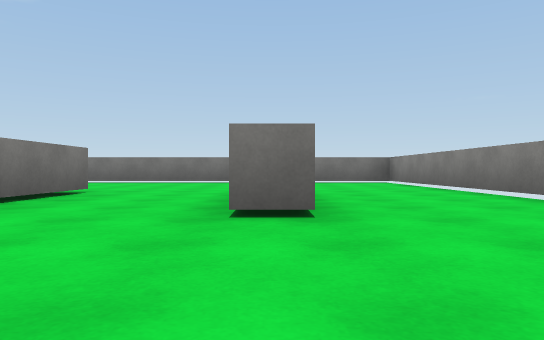
[1] (above)

17 first-person views from a walk through a Unity game level. The camera is 0.55 m above the floor, looks level and sees 70° across. The floor is counted in squares, 2 m on a side. Each view is taken from the middle of a square. On the plan, view 1 faces up. The plan holds only what a view shows up to about 9 squares ahead; the rest is blank. The place goes on beyond the plan. Surface patterns are stand-ins for the level's own textures.

[2]
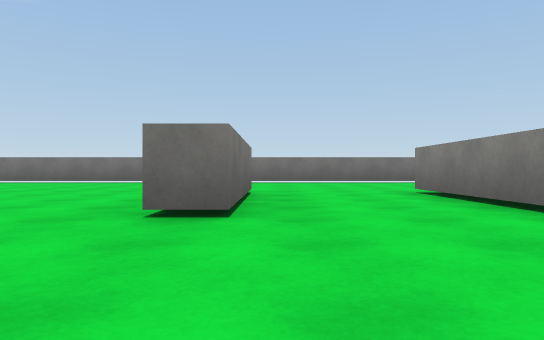

[3]
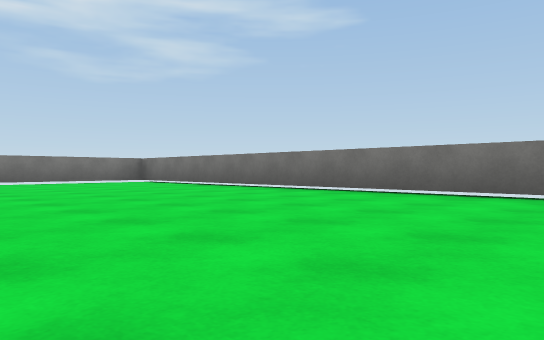

[4]
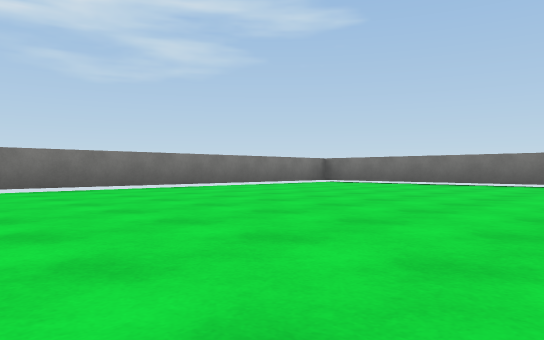

[5]
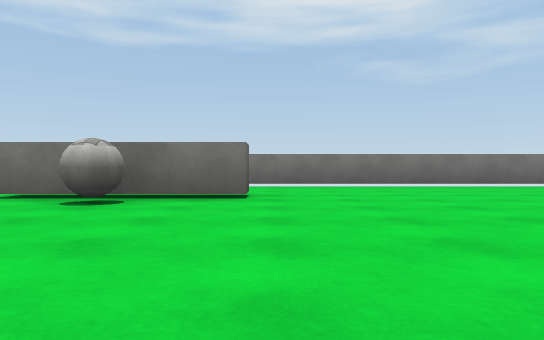

[6]
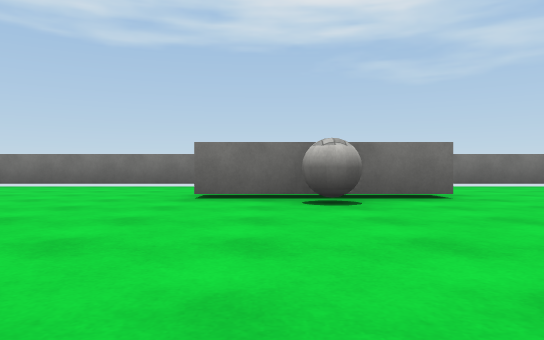

[7]
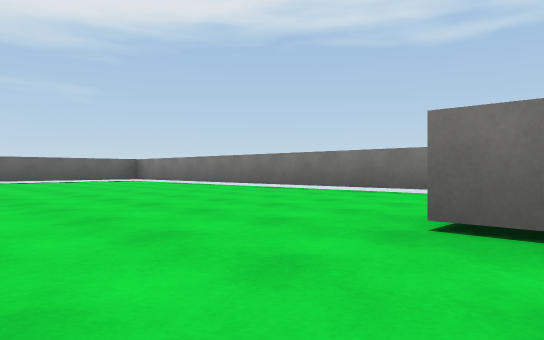

[8]
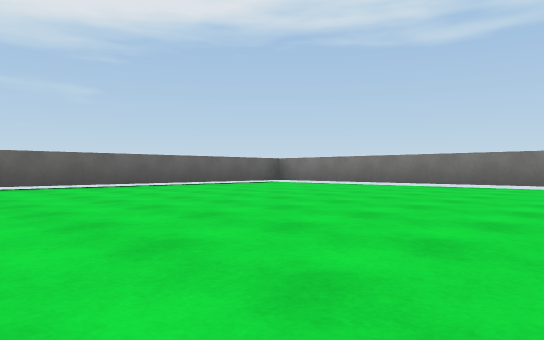

[9]
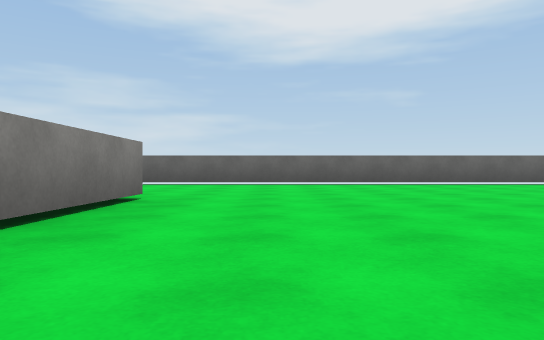

[10]
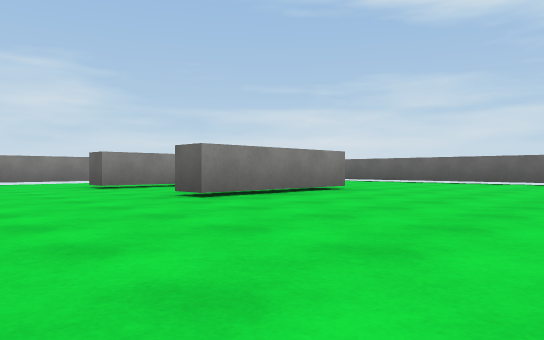

[11]
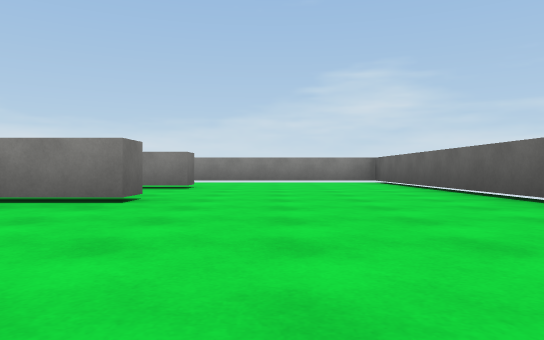

[12]
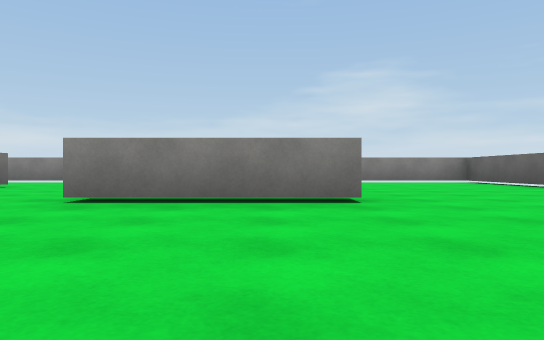

[13]
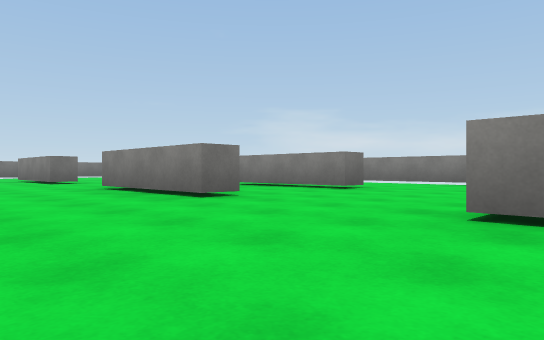

[14]
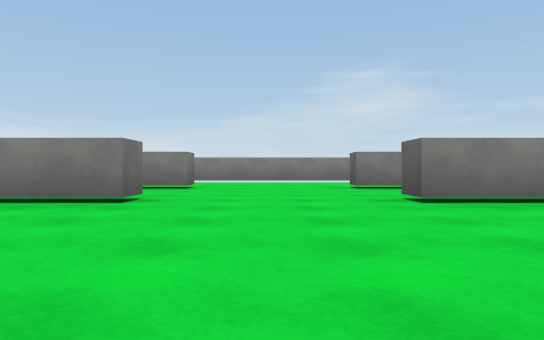

[15]
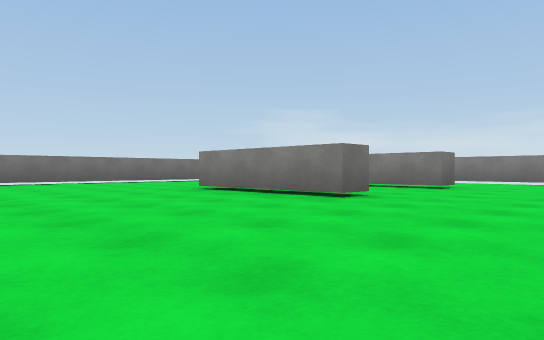

[16]
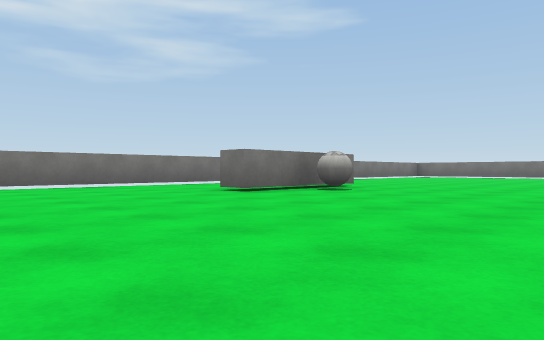

[17]
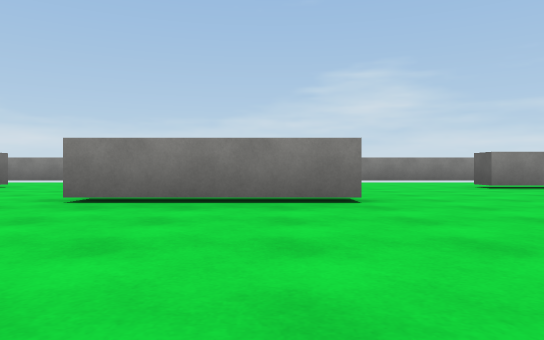

### Floor plan
Points are (right, up) in squares from view 1. A wall is a line through its corners. A room is listed if a view was taken in it or the views show most of it. See-through windows are left out.
Room 1 (views 1, 2, 3, 4, 5, 6, 7, 8, 9, 10, 11, 12, 13, 14, 15, 16, 17)
walls: (-2.2, -2.8) (-2.7, -2.8) (-2.7, -0.3) (-2.2, -0.3); (-9.8, -0.1) (-9.8, -2.8) (-10.2, -2.8); (0.2, -2.8) (-0.2, -2.8) (-0.2, -0.3) (0.2, -0.3); (0.2, 2.2) (-0.2, 2.2) (-0.2, 4.8); (-2.2, 4.8) (-2.2, 2.2) (-2.7, 2.2) (-2.7, 4.8); (-2.2, -7.8) (-2.7, -7.8) (-2.7, -5.3) (-2.2, -5.3); (0.2, -7.8) (-0.2, -7.8) (-0.2, -5.3) (0.2, -5.3); (-12.5, 8.3) (-12.5, -11.3) (2.5, -11.3) (2.5, 8.3) (-12.5, 8.3)
objects: ball (-9, -1)

Positions as (right, up) in squares from view 1, and headings:
1: (0, 0), facing up
2: (-2, 0), facing up
3: (-4, 4), facing up-left
4: (-7, 1), facing up-left
5: (-6, 0), facing left
6: (-6, -2), facing left
7: (-8, -2), facing down-left
8: (-6, -5), facing down-left
9: (-4, -4), facing down
10: (-6, -3), facing down-right
11: (-6, -9), facing right
12: (-6, -7), facing right
13: (-5, -6), facing up-right
14: (-6, 1), facing right
15: (-6, 0), facing up-right
16: (-6, -6), facing up-left
17: (-6, -2), facing right
